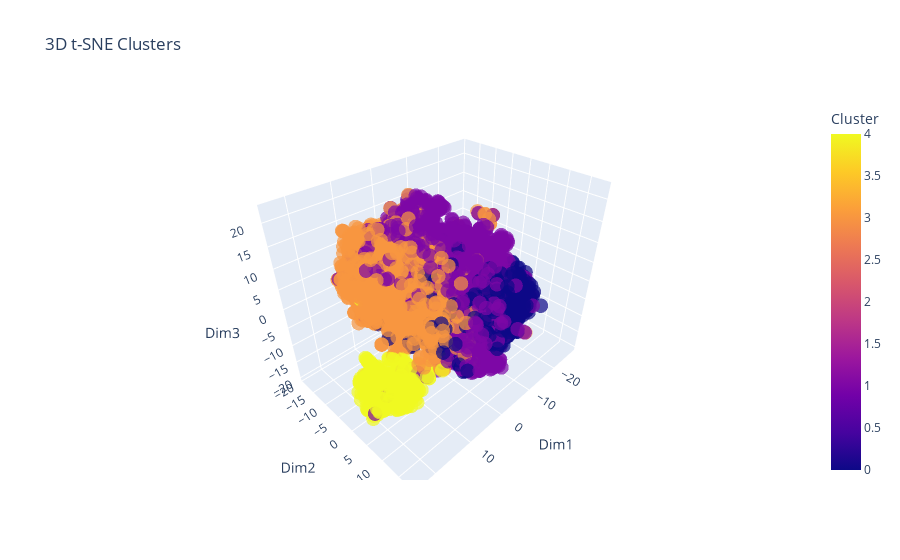

Notebook code for this chart:
### Code cell
from sklearn.manifold import TSNE
import pandas as pd

# Ensure sampling indices are consistent
X_scaled_sampled = X_scaled[indices]

# Run 3D t-SNE
tsne_3d = TSNE(n_components=3, perplexity=30, random_state=42)
X_tsne_3d = tsne_3d.fit_transform(X_scaled_sampled)

# Reset indices for consistent alignment with cluster labels
df_sampled_reset_indexes = df_sampled.reset_index(drop=True)

# Create DataFrame for visualization
df_tsne = pd.DataFrame(X_tsne_3d, columns=['Dim1', 'Dim2', 'Dim3'])
df_tsne['Cluster'] = df_sampled_reset_indexes['xmeans_cluster']

# Plot the 3D visualization using Plotly
fig = px.scatter_3d(
    df_tsne,
    x='Dim1',
    y='Dim2',
    z='Dim3',
    color='Cluster',
    title='3D t-SNE Clusters',
    labels={'Cluster': 'Cluster'},
    opacity=0.7
)

fig.update_traces(marker=dict(size=5))
fig.update_layout(scene=dict(
    xaxis_title='Dim1',
    yaxis_title='Dim2',
    zaxis_title='Dim3'
))
fig.show()

### Figure 1 — Plotly figure (JSON) as saved in the notebook; plotly's stock layout.template omitted (floating-point values rounded to 4 significant figures; data arrays with more than 128 entries replaced by an {"elided": "..."} marker saying what was removed)
{"data": [{"hovertemplate": "Dim1=%{x}<br>Dim2=%{y}<br>Dim3=%{z}<br>Cluster=%{marker.color}<extra></extra>", "legendgroup": "", "marker": {"color": {"elided": "5763 int values"}, "coloraxis": "coloraxis", "opacity": 0.7, "size": 5, "symbol": "circle"}, "mode": "markers", "name": "", "scene": "scene", "showlegend": false, "type": "scatter3d", "x": {"elided": "5763 float values"}, "y": {"elided": "5763 float values"}, "z": {"elided": "5763 float values"}}], "layout": {"coloraxis": {"colorbar": {"title": {"text": "Cluster"}}, "colorscale": [[0, "#0d0887"], [0.1111, "#46039f"], [0.2222, "#7201a8"], [0.3333, "#9c179e"], [0.4444, "#bd3786"], [0.5556, "#d8576b"], [0.6667, "#ed7953"], [0.7778, "#fb9f3a"], [0.8889, "#fdca26"], [1, "#f0f921"]]}, "legend": {"tracegroupgap": 0}, "scene": {"domain": {"x": [0, 1], "y": [0, 1]}, "xaxis": {"title": {"text": "Dim1"}}, "yaxis": {"title": {"text": "Dim2"}}, "zaxis": {"title": {"text": "Dim3"}}}, "title": {"text": "3D t-SNE Clusters"}}}
